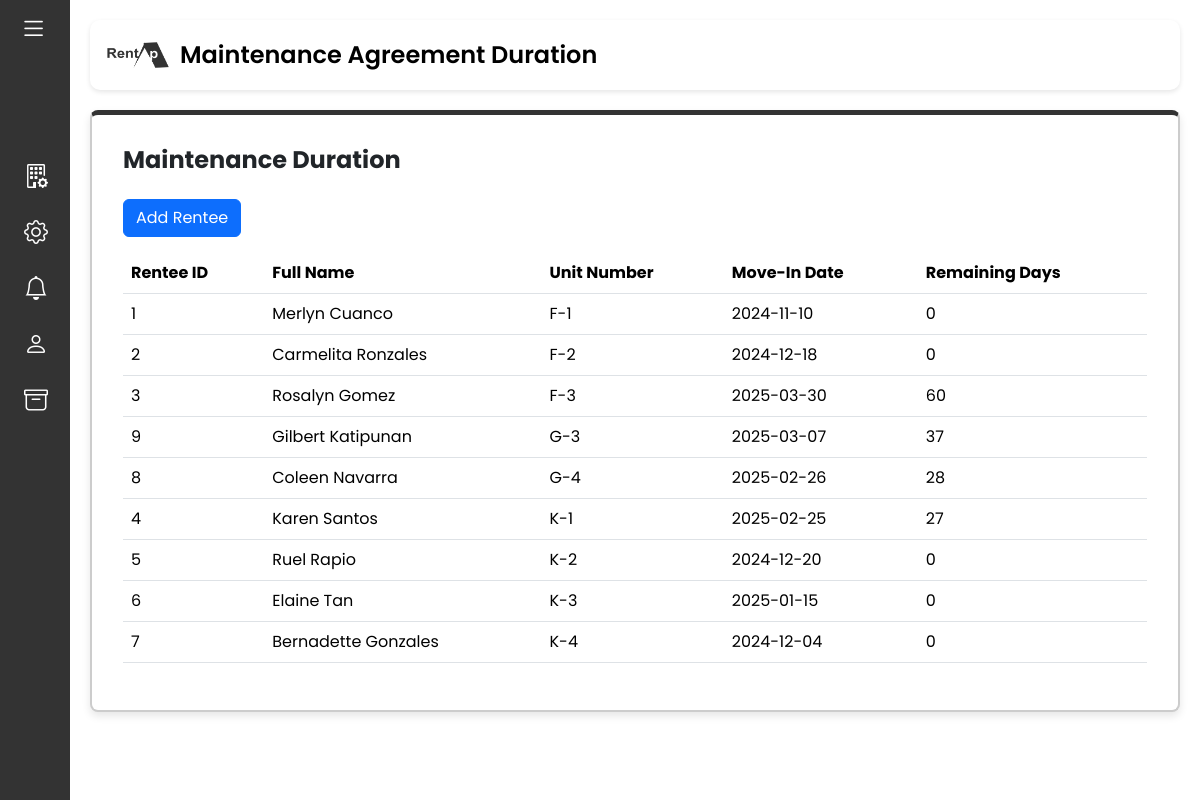
Page /manager/manager_maintenance_duration.php on the earlier database version.
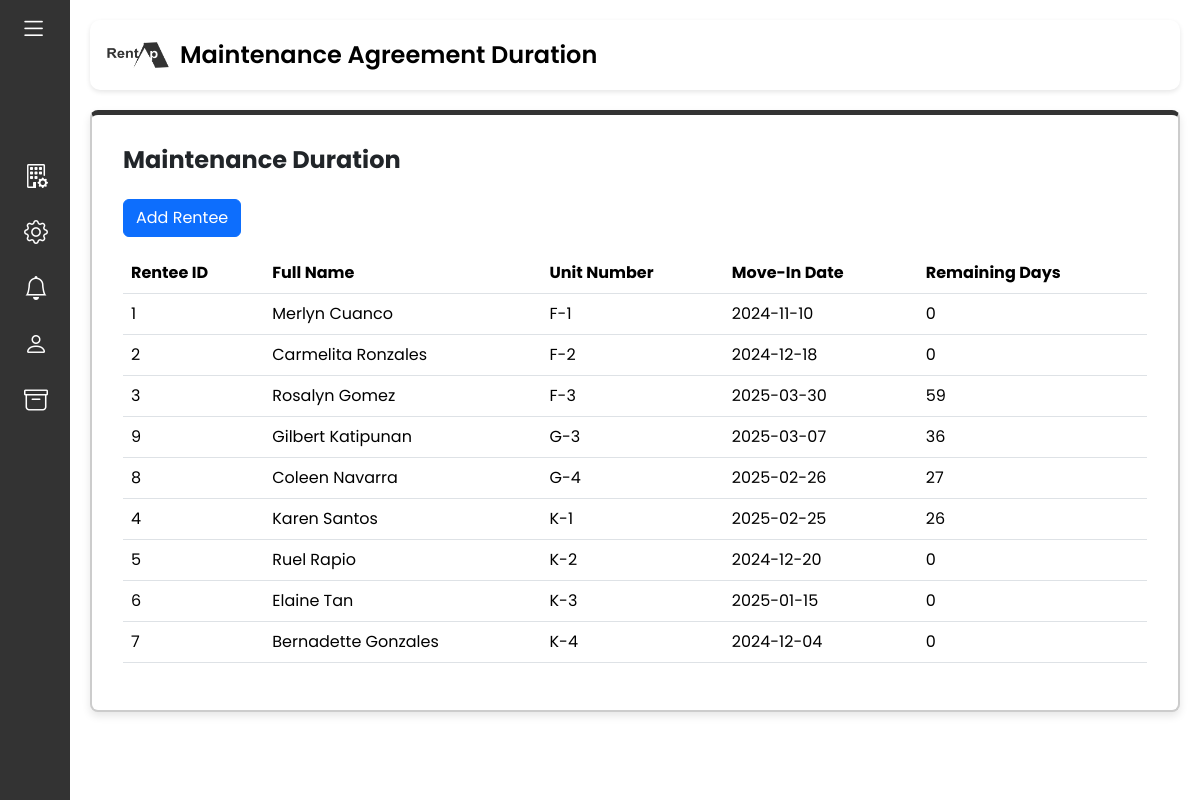
Same page on the later database version.
### tables this page shows
CREATE TABLE `agreement_duration` (
  `unit` varchar(3) NOT NULL,
  `rentee_id` int(11) NOT NULL,
  `move_in_date` date DEFAULT NULL,
  `remaining_days` int(11) DEFAULT 60
);

### manager/manager_maintenance_duration.php (the view, shortened to what this page needs)
<!DOCTYPE html>
<html lang="en">
<head>
    <link href="https://cdn.lineicons.com/4.0/lineicons.css" rel="stylesheet" />
    <link href="https://cdn.jsdelivr.net/npm/bootstrap@5.3.3/dist/css/bootstrap.min.css" rel="stylesheet">
    <link href="https://cdn.jsdelivr.net/npm/bootstrap-icons/font/bootstrap-icons.css" rel="stylesheet">
    <link rel="stylesheet" href="../main.css">
</head>
<body>
    <div class="wrapper">
        <?php include '../manager_sidebar.php'; ?>
        <div class="main-content container-fluid g-0">
            <div class="title-container">
                <img src="../images/RentAp_full.png" alt="RentAp Icon" class="rentap_Icon">
                <h1>Maintenance Agreement Duration</h1>
            </div>
            <div class="content-container">
                <div class="row">
                    <div class="col-12">
                        <div class="card">
                            <div class="card-body">
                                <h4 class="card-title mb-4"><strong>Maintenance Duration</strong></h4>
                                <button class="btn btn-primary mb-3" data-bs-toggle="modal" data-bs-target="#addRenteeModal">Add Rentee</button>
                                <div class="table-responsive">
                                    <table class="table">
                                        <thead>
                                            <tr>
                                                <th>Rentee ID</th>
                                                <th>Full Name</th>
                                                <th>Unit Number</th>
                                                <th>Move-In Date</th>
                                                <th>Remaining Days</th>
                                            </tr>
                                        </thead>
                                        <tbody>
                                            <?php
                                            include '../db_connection.php';
                                            $query = "SELECT ad.rentee_id, CONCAT(r.first_name, ' ', r.last_name) AS full_name, ad.unit, ad.move_in_date, ad.remaining_days
                                                      FROM Agreement_Duration ad
                                                      JOIN Rentee r ON ad.rentee_id = r.rentee_id";
                                            $result = $conn->query($query);
                                            if ($result->num_rows > 0) {
                                                while ($row = $result->fetch_assoc()) {
                                                    echo "<tr>
                                                            <td>{$row['rentee_id']}</td>
                                                            <td>{$row['full_name']}</td>
                                                            <td>{$row['unit']}</td>
                                                            <td>{$row['move_in_date']}</td>
                                                            <td>{$row['remaining_days']}</td>
                                                          </tr>";
                                                }
                                            } else {
                                                echo "<tr><td colspan='5' class='text-center'>No rentee data found.</td></tr>";
                                            }
                                            ?>
                                        </tbody>
                                    </table>
                                </div>
                            </div>
                        </div>
                    </div>
                </div>
            </div>
        </div>
    </div>
</body>
</html>

### manager_sidebar.php (shortened to what this page needs)
<aside id="sidebar">
    <div class="d-flex">
        <button class="toggle-btn" type="button">
            <i class="bi bi-list" alt="Toggle Sidebar" ></i>
        </button>
    </div>
    <ul class="sidebar-nav">
        <li class="sidebar-item">
            <a href="manager_dashboard.php" class="sidebar-link">
            </a>
        </li>
        <li class="sidebar-item">
            <a href="manager_apartment_management.php" class="sidebar-link">
                <i class="bi bi-building-gear"></i>
            </a>
        </li>
        <li class="sidebar-item">
            <a href="#" class="sidebar-link collapsed has-dropdown" data-bs-toggle="collapse" data-bs-target="#accounts" aria-expanded="false" aria-controls="accounts">
                <i class="bi bi-gear"></i>
            </a>
        </li>
        <li class="sidebar-item">
            <a href="manager_notification.php" class="sidebar-link">
                <i class="bi bi-bell"></i>
            </a>
        </li>
        <li class="sidebar-item">
            <a href="manager_rentee_profile.php" class="sidebar-link">
                <i class="bi bi-person"></i>
            </a>
        </li>
        <li class="sidebar-item">
            <a href="manager_archive.php" class="sidebar-link">
                <i class="bi bi-archive"></i>
            </a>
        </li>
    </ul>
    <div class="sidebar-footer">
        <a href="manager_login.php" class="sidebar-link">
        </a>
    </div>
</aside>

### main.css (style rules this page uses)
html, body { overflow: auto; height: 100%; }
a { text-decoration: none; }
li { list-style: none; }
h1 { font-weight: 600; font-size: 1.5rem; }
body { font-family: 'Poppins', sans-serif; }
.wrapper { display: flex; height: 100vh; }
#sidebar { position: fixed; height: 100vh; width: 70px; min-width: 70px; z-index: 1000; transition: width 0.25s ease-in-out; background-color: #333333; display: flex; flex-direction: column; top: 0; left: 0; }
.toggle-btn i { font-size: 1.7rem; color: #FFF; width: 24px; height: 24px; max-width: 100%; }
.toggle-btn { background-color: transparent; cursor: pointer; border: 0; padding: 1.3rem 1rem; margin-left: 5px; }
.sidebar-nav { padding: 2rem 0; flex: 1 1 auto; }
a.sidebar-link { padding: .625rem 1.625rem; color: #FFF; display: block; font-size: 0.9rem; white-space: nowrap; border-left: 3px solid transparent; border-top: -3px; }
.sidebar-link i { font-size: 1.5rem; margin-right: .75rem; }
.sidebar-item { position: relative; left: -5px; }
.main-content { margin-left: 70px; padding: 20px; transition: margin-left 0.25s ease-in-out; }
.rentap_Icon { width: 65px; height: 40px; margin-right: 10px; }
.title-container { color: black; padding: 15px; border-radius: 10px; box-shadow: 0px 2px 5px rgba(0, 0, 0, 0.1); margin-bottom: 20px; display: flex; align-items: center; }
.title-container h1 { font-size: 24px; margin: 0; }
button.toggle-btn { padding: 10px; padding-left: 15px; }
.card { flex: 1 1 calc(25% - 20px); max-width: 100%; min-width: 180px; padding: 15px; border: 2px solid #ccc; border-top: 5px solid #333333; border-radius: 8px; background-color: #fff; box-shadow: 0 4px 8px rgba(0, 0, 0, 0.1); }

Differences in the rows shown:
changed agreement_duration (number 3 of 9 on the later page): remaining_days "60" → "59"
changed agreement_duration (number 4 of 9 on the later page): remaining_days "37" → "36"
changed agreement_duration (number 5 of 9 on the later page): remaining_days "28" → "27"
changed agreement_duration (number 6 of 9 on the later page): remaining_days "27" → "26"
